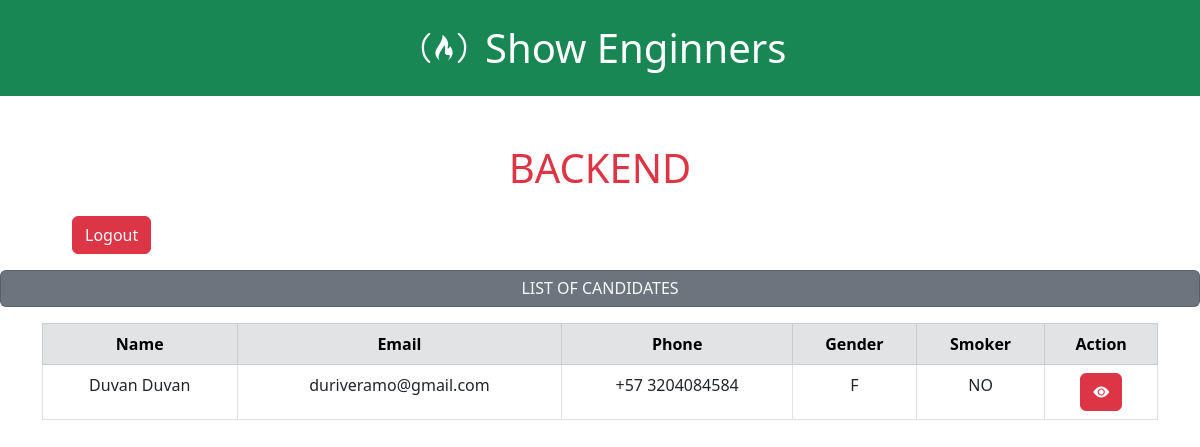
Page /backend (signed in) on the committed database.
### appCrispy/models.py (models this page shows, shortened)
class Engineer (models.Model):
  firstname = models.CharField(max_length=50)
  lastname = models.CharField(max_length=50)
  job = models.CharField(max_length=5)
  age = models.CharField(max_length=2)
  email = models.EmailField(max_length=200)
  message = models.TextField()
  phone = models.CharField(max_length=10)
  birthday = models.DateField(auto_now=False, auto_now_add=False)
  personality =  models.CharField(max_length=50,null=True,choices=PERSONALITY)
  salary = models.CharField(max_length=50)
  gender = models.CharField(max_length=7)
  experience = models.BooleanField(null=True)
  file = models.FileField( upload_to='documents/',blank=True, verbose_name='CV')
  image = models.ImageField(upload_to='images/', null=True, verbose_name='Image')
  smoker = models.CharField(max_length=3,null=True,choices=SMOKER,default='')
  situation = models.CharField(max_length=50, null=True, choices=SITUATION, default='Pending')
  created_at = models.DateTimeField(auto_now_add=True)
  frameworks = MultiSelectField(choices=FRAMEWORKS, default = "")
  languages = MultiSelectField(choices=LANGUAGES, default = "")
  databases = MultiSelectField(choices=DATABASES, default = "")
  libraries = MultiSelectField(choices=LIBRARIES, default = "")
  mobile = MultiSelectField(choices=MOBILE, default = "")
  other = MultiSelectField(choices=OTHER, default = "")
  university = models.CharField(max_length=50)
  faculty = models.CharField(max_length=50)
  institution = models.CharField(max_length=50)
  course = models.CharField(max_length=50)
  start_course = models.DateField(auto_now=False, auto_now_add=False)
  end_course = models.DateField(auto_now=False, auto_now_add=False)
  about_course = models.TextField()
  status_course = models.CharField(max_length=50, null=True, choices=STATUS_COURSE)
  company = models.CharField(max_length=50)
  position = models.CharField(max_length=50)
  start_work = models.DateField(auto_now=False, auto_now_add=False)
  end_work = models.DateField(auto_now=False, auto_now_add=False)
  about_work = models.TextField()
  employed = models.BooleanField(null=True, verbose_name="I'm employe")
  travel = models.BooleanField(null=True, verbose_name="I'm available for travel")
  remote = models.BooleanField(null=True, verbose_name="I'm to remote work")

### appCrispy/views.py (the view)
@login_required (login_url="login")
@cache_control(no_cache=True, must_revalidate=True, no_store=True)
def backend(request):
  context = {
    'data_read':Engineer.objects.all()
  }
  return render(request, 'backend.html', context)

### appCrispy/templates/backend.html (shortened to what this page needs)
{% extends "index.html" %}
{%load crispy_forms_tags%}
{%block title-color%} bg-success {%endblock%}
{%block icon%}fa-brands fa-free-code-camp {%endblock%}
{%block mastertitle%}Show Enginners {%endblock%}
{% block  contenido%}
<h1 class="text-center text-danger mt-5">BACKEND</h1>
<div class="container" style="width: 90%; font-size: 14px;">
  <a href="{%url 'logout'%}" class="btn btn-danger mt-3 mb-3 my-btn">Logout</a>
</div>
<h6 class="card p-2 bg-secondary text-light text-center mb-3 p-2 "> LIST OF CANDIDATES</h6>
<div class="container">
  <table class="table table-bordered text-center">
    <thead class="table-secondary">
      <tr>
        <th >Name</th>
        <th >Email</th>
        <th >Phone</th>
        <th >Gender</th>
        <th >Smoker</th>
        <th >Action</th>
      </tr>
    </thead>
    <tbody>
        {%for data in data_read%}
      <tr>
        <td>{{data.firstname}} {{data.lastname}}</td>
        <td>{{data.email}}</td>
        <td> +57 {{data.phone}}</td>
        <td>{{data.gender}}</td>
        {%if data.smoker == 1%}
        <td>SI</td>
        {%else%}
        <td>NO</td>
        {%endif%}
        <td>
          <a href="{%url 'engineer' data.id%}" class="btn btn-danger">
            <i class="bi bi-eye-fill"></i>
          </a>
        </td>
        {%empty%}
        <td colspan="6" class="text-danger">  <strong>No records found</strong></td>
        {%endfor%}
    </tbody>
  </table>
</div>
{%endblock %}

### rows in the picture
Engineer: firstname "Duvan", lastname "Duvan", email "duriveramo@gmail.com", phone "3204084584", gender "F", smoker "NO"
